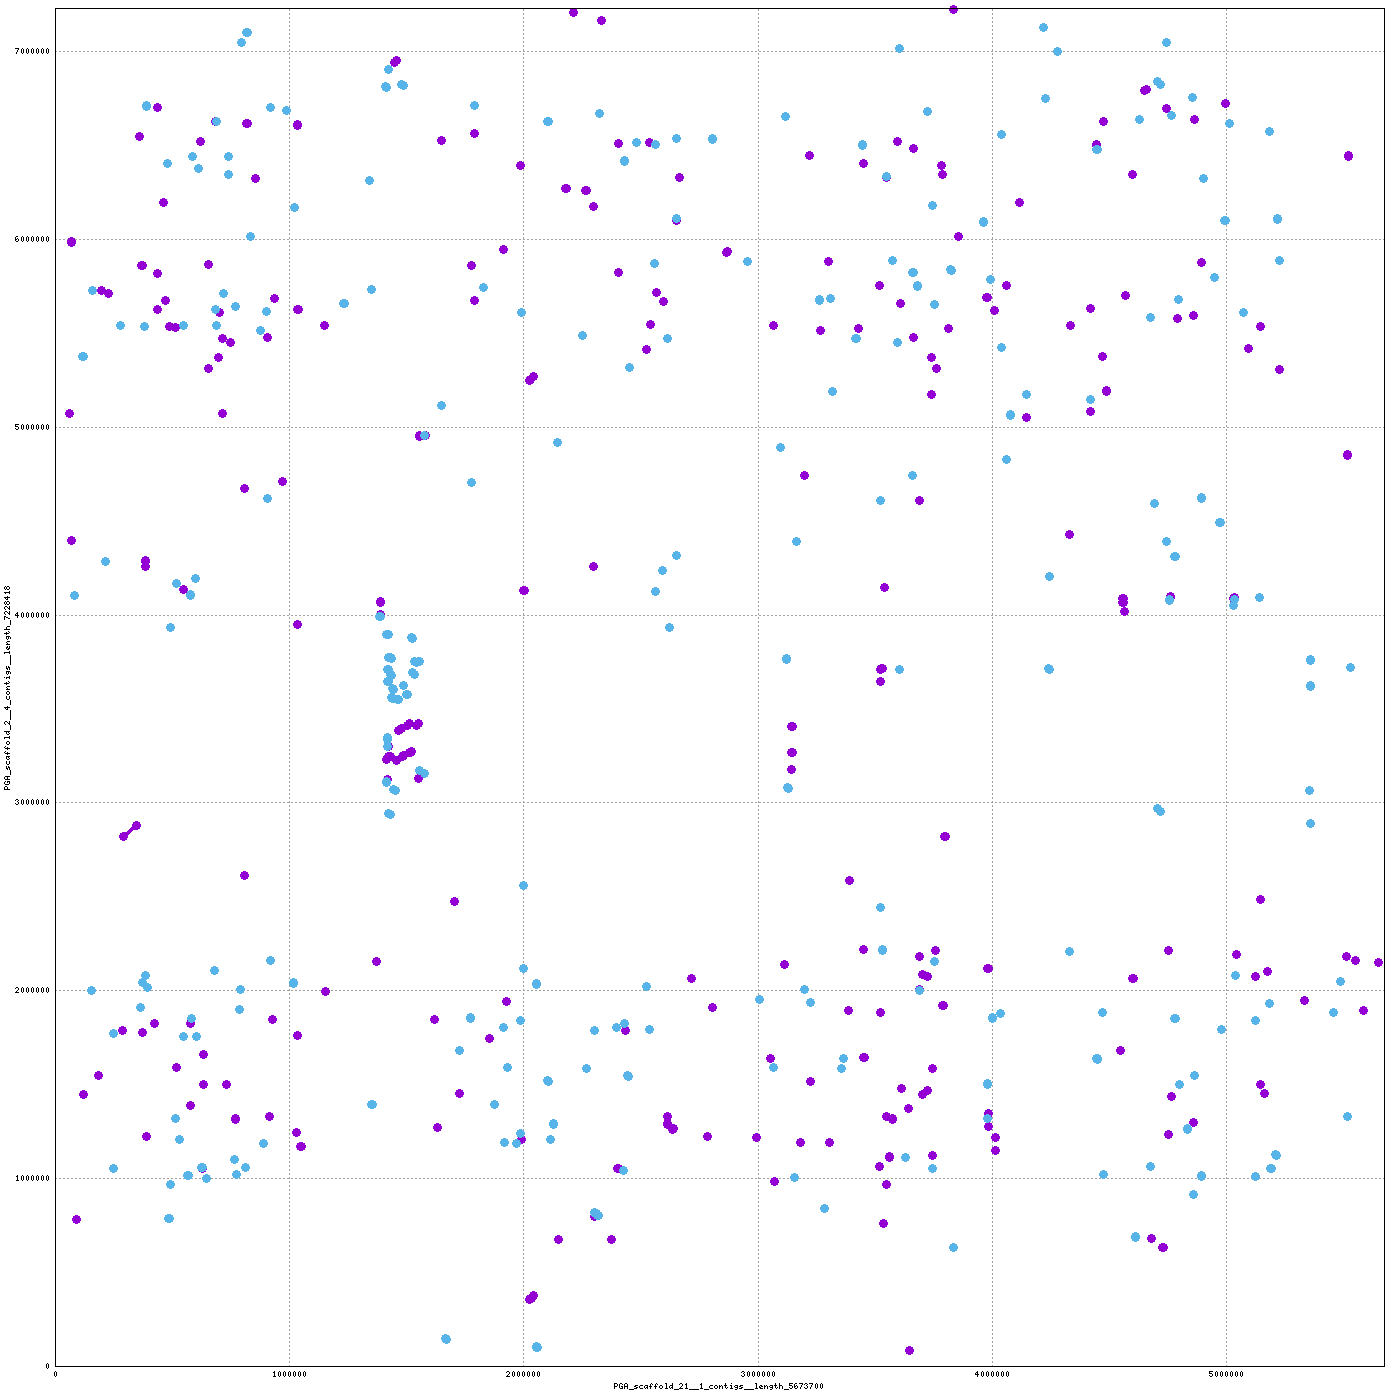

Generate this figure with gnuplot:
set terminal png tiny size 1400,1400
set output "/home/mike/Desktop/scripts/snakes/plot_pairs/hiCversion1.linear/nucmer/nucmer.41.png"
set size 1,1
set grid
unset key
set border 15
set tics scale 0
set xlabel "PGA_scaffold_21__1_contigs__length_5673700"
set ylabel "PGA_scaffold_2__4_contigs__length_7228418"
set format "%.0f"
set mouse format "%.0f"
set mouse mouseformat "[%.0f, %.0f]"
if(GPVAL_VERSION < 5) set mouse clipboardformat "[%.0f, %.0f]"
set xrange [1:5673700]
set yrange [1:7228418]
set style line 1  lt 1 lw 3 pt 6 ps 1
set style line 2  lt 3 lw 3 pt 6 ps 1
set style line 3  lt 2 lw 3 pt 6 ps 1
plot \
 "/home/mike/Desktop/scripts/snakes/plot_pairs/hiCversion1.linear/nucmer/nucmer.41.fplot" title "FWD" w lp ls 1, \
 "/home/mike/Desktop/scripts/snakes/plot_pairs/hiCversion1.linear/nucmer/nucmer.41.rplot" title "REV" w lp ls 2
